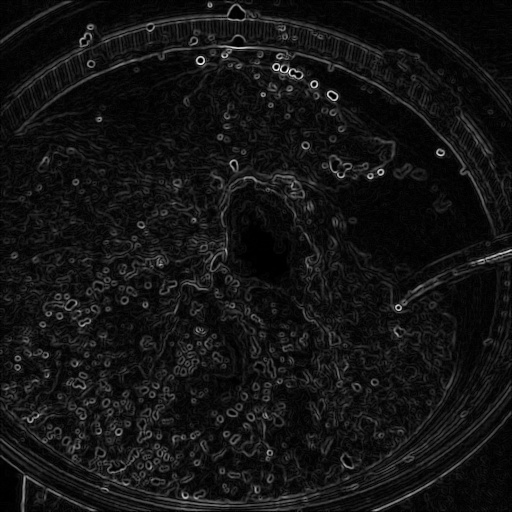
#> input picture output/mp/images/1004867.jpg, 512 x 512 px; its folder holds only this picture in this run
$ python benchmark.py   (older library calls are emulated)
#> lines starting #> are read from the running program, lines starting #| are printed output that depends on the picture
### utils.py
import cv2
import numpy as np
import os

# --- DATA LOADER SECTION ---

def get_image_paths(source_dir, limit=None):
    """
    Retrieves image file paths from the source directory.
    If the directory contains subdirectories (classes), it picks classes
    and collects images from them up to the limit.
    """
    valid_extensions = ('.jpg', '.jpeg', '.png')
    image_paths = []

    if not os.path.exists(source_dir):
        print(f"Warning: Source directory '{source_dir}' does not exist.")
        return []

    # Get list of subdirectories (classes)
    subdirs = [f.path for f in os.scandir(source_dir) if f.is_dir()]

    # If no subdirs, treat source_dir as flat directory
    if not subdirs:
        scan_dirs = [source_dir]
    else:
        # Sort to ensure deterministic selection
        subdirs.sort()
        scan_dirs = subdirs
        # print(f"Found {len(scan_dirs)} food classes, loading images...")

    count = 0
    #Scans the directory (and subfolders) to collect image paths up to a specified limit.
    for folder in scan_dirs:
        for entry in os.scandir(folder):
            if entry.is_file() and entry.name.lower().endswith(valid_extensions):
                image_paths.append(entry.path)
                count += 1
                if limit and count >= limit:
                    return image_paths

    return image_paths

def load_image(path):
    """Loads an image from disk."""
    try:
        img = cv2.imread(path)
        if img is None:
            # print(f"Warning: Failed to load image at {path}")
            pass
        return img
    except Exception as e:
        print(f"Error loading {path}: {e}")
        return None

# [9 lines left out: function save_image, not called in this run]

def apply_grayscale(image):
    """Filter 1: Grayscale Conversion"""
    if len(image.shape) == 2:
        return image
    return cv2.cvtColor(image, cv2.COLOR_BGR2GRAY)

def apply_gaussian_blur(image):
    """Filter 2: Gaussian Blur (3x3 kernel)"""
    return cv2.GaussianBlur(image, (3, 3), 0)

def apply_sobel_edge_detection(image):
    """Filter 3: Sobel Edge Detection"""
    if len(image.shape) == 3:
        gray = cv2.cvtColor(image, cv2.COLOR_BGR2GRAY)
    else:
        gray = image

    sobelx = cv2.Sobel(gray, cv2.CV_64F, 1, 0, ksize=3)
    sobely = cv2.Sobel(gray, cv2.CV_64F, 0, 1, ksize=3)
    magnitude = np.sqrt(sobelx**2 + sobely**2)
    return cv2.normalize(magnitude, None, 0, 255, cv2.NORM_MINMAX, dtype=cv2.CV_8U)

def apply_sharpening(image):
    """Filter 4: Image Sharpening (Stronger)"""
    kernel = np.array([[-1, -1, -1], [-1, 9, -1], [-1, -1, -1]])
    return cv2.filter2D(image, -1, kernel)

def adjust_brightness(image, value=60):
    """Filter 5: Brightness Adjustment (+60)"""
    if len(image.shape) == 2:
         return cv2.add(image, value)

    hsv = cv2.cvtColor(image, cv2.COLOR_BGR2HSV)
    h, s, v = cv2.split(hsv)
    lim = 255 - value
    v[v > lim] = 255
    v[v <= lim] += value
    final_hsv = cv2.merge((h, s, v))
    return cv2.cvtColor(final_hsv, cv2.COLOR_HSV2BGR)

def process_pipeline(image):
    """Applies the full chain of 5 filters."""
    if image is None:
        return None

    # Pipeline sequence
    img = apply_gaussian_blur(image)
    img = adjust_brightness(img)
    img = apply_sharpening(img)
    img = apply_grayscale(img)
    final_result = apply_sobel_edge_detection(img)

    return final_result

# --- WORKER TASK SECTION ---

def worker_task(task_args):
    """
    Top-level function for processing a single image.
    Args: task_args (tuple): (input_path, output_folder, save_flag)
    """
    try:
        input_path, output_folder, save_flag = task_args

        # 1. Load
        image = load_image(input_path)
        if image is None:
            return (False, f"Failed to load {input_path}")

        # 2. Process
        processed_image = process_pipeline(image)

        # 3. Save (if flag is True)
        if save_flag:
            filename = os.path.basename(input_path)
            output_path = os.path.join(output_folder, filename)
            save_image(processed_image, output_path)

        return (True, f"Processed {os.path.basename(input_path)}")

    except Exception as e:
        # print(f"Error processing {task_args[0]}: {e}")
        return (False, str(e))

### method_mp.py
import multiprocessing
import utils

def run_multiprocessing(task_list, num_cores):
    """
    Executes tasks using the multiprocessing module (Process Pool).

    Args:
        task_list (list): List of task_args tuples.
        num_cores (int): Number of worker processes.
    """
    results = []

    # Create a Pool of workers
    with multiprocessing.Pool(processes=num_cores) as pool:
        # Map the tasks to the workers
        results = pool.map(utils.worker_task, task_list)

    return results

### method_cf.py
import concurrent.futures
import utils

def run(task_list, num_cores, mode='thread'):
    """
    Executes tasks using the concurrent.futures module.

    Args:
        task_list (list): List of task_args tuples.
        num_cores (int): Number of workers.
        mode (str): 'thread' for ThreadPoolExecutor, 'process' for ProcessPoolExecutor.
    """
    results = []

    if mode == 'process':
        Executor = concurrent.futures.ProcessPoolExecutor
    else:
        Executor = concurrent.futures.ThreadPoolExecutor

    # Run with selected executor
    with Executor(max_workers=num_cores) as executor:
        results = list(executor.map(utils.worker_task, task_list))

    return results

### benchmark.py
import time
import csv
import multiprocessing
import os
import argparse
import numpy as np
import utils
import method_mp
import method_cf
import matplotlib.pyplot as plt
from collections import defaultdict

# [50 lines left out: function run_multiple_benchmarks, not called in this run]


def save_and_print_results(IMAGE_COUNT, WORKER_COUNTS, RUNS_PER_CONFIG, raw_results, avg_data, methods):
    """
    Save results to CSV and print detailed analysis tables.

    Args:
        IMAGE_COUNT: Number of images
        WORKER_COUNTS: List of worker counts
        RUNS_PER_CONFIG: Number of runs per configuration
        raw_results: Raw benchmark results
        avg_data: Averaged results
        methods: List of method names
    """
    # 4. SAVE CSV (Methods as Columns, Runs as Rows with Best Method)
    csv_path = "benchmark_results_averaged.csv"

    with open(csv_path, 'w', newline='') as f:
        # Build header
        header = ['Workers', 'Run'] + methods + ['Best_Method']

        writer = csv.DictWriter(f, fieldnames=header)
        writer.writeheader()

        # Write data rows
        for workers in sorted(WORKER_COUNTS):
            for run in range(1, RUNS_PER_CONFIG + 1):
                row = {'Workers': workers, 'Run': f'Run{run}'}

                # Collect times for this run and find best
                run_times = {}
                for method in methods:
                    times = raw_results[workers].get(method, [])
                    if run <= len(times):
                        time_val = times[run - 1]
                        row[method] = f"{time_val:.4f}"
                        run_times[method] = time_val
                    else:
                        row[method] = "N/A"
                        run_times[method] = float('inf')

                # Find best method (lowest time)
                best_method = min(run_times, key=run_times.get)
                row['Best_Method'] = best_method

                writer.writerow(row)

    print(f"Results saved to {csv_path}")

    # 5. PRINT DETAILED SUMMARY TABLE WITH SPEEDUP AND EFFICIENCY
    print("\n" + "="*100)
    print("DETAILED PERFORMANCE ANALYSIS: All Runs with Speedup & Efficiency")
    print("(Serial = 1 worker baseline for speedup/efficiency calculation)")
    print("="*100)
    print(f"{'Workers':<10} {'Run':<8} {'MP':<12} {'CF_Proc':<12} {'CF_Thread':<12} {'Best':<12} {'Speedup':<12} {'Efficiency':<12}")
    print("-"*100)

    for workers in sorted(WORKER_COUNTS):
        for run in range(1, RUNS_PER_CONFIG + 1):
            worker_label = "Serial" if workers == 1 else str(workers)
            row_str = f"{worker_label:<10} Run{run:<6} "

            # Collect times for this run
            run_times = {}
            for method in methods:
                times = raw_results[workers].get(method, [])
                if run <= len(times):
                    time_val = times[run - 1]
                    row_str += f"{time_val:<12.4f}"
                    run_times[method] = time_val
                else:
                    row_str += f"{'N/A':<12}"
                    run_times[method] = float('inf')

            # Find best method
            best_method = min(run_times, key=run_times.get)
            row_str += f"{best_method:<12}"

            # Calculate speedup and efficiency (using best method as reference at 1 worker)
            if workers == 1:
                speedup = 1.0
                efficiency = 100.0
            else:
                # Get baseline time (1 worker, same method)
                baseline_times = raw_results[1].get(best_method, [])
                if run <= len(baseline_times):
                    baseline = baseline_times[run - 1]
                    speedup = baseline / run_times[best_method] if run_times[best_method] > 0 else 0
                    efficiency = (speedup / workers) * 100
                else:
                    speedup = 0
                    efficiency = 0

            row_str += f"{speedup:<12.4f} {efficiency:<12.2f}%"
            print(row_str)

    print("="*100)


def run_benchmark_suite(IMAGE_COUNT, WORKER_COUNTS, RUNS_PER_CONFIG, ENABLE_MULTI_RUN, GENERATE_PLOTS):
#> called with IMAGE_COUNT = 50, RUNS_PER_CONFIG = 1, ENABLE_MULTI_RUN = False, GENERATE_PLOTS = True
    print("--- Starting Benchmark Suite ---")

    # 1. SETUP
    INPUT_DIR = os.path.join("food-101", "food-101", "images")

    # Load Max Images once
    print(f"Loading {IMAGE_COUNT} images from {INPUT_DIR}...")
    all_image_paths = utils.get_image_paths(INPUT_DIR, limit=IMAGE_COUNT)

    if len(all_image_paths) < IMAGE_COUNT:
        print(f"Warning: Only found {len(all_image_paths)} images. Adjusting limit.")
        IMAGE_COUNT = len(all_image_paths)

    # Slice paths
    current_paths = all_image_paths[:IMAGE_COUNT]
    tasks = [(p, "outputs", False) for p in current_paths]

    print(f"Configuration:")
    print(f"  Images:       {IMAGE_COUNT}")
    print(f"  Worker Counts: {WORKER_COUNTS}")
    print(f"  Runs/Config:  {RUNS_PER_CONFIG if ENABLE_MULTI_RUN else 'Single Run'}")
    print(f"  Multi-Run:    {'Enabled' if ENABLE_MULTI_RUN else 'Disabled'}")
    print(f"  Plots:        {'Enabled' if GENERATE_PLOTS else 'Disabled'}")
    print("-" * 60)

    # Data collection
    raw_results = defaultdict(lambda: defaultdict(list))
    avg_data = defaultdict(dict)
    methods = ['MP', 'CF_Proc', 'CF_Thread']

    # Execute benchmarks
    if ENABLE_MULTI_RUN:
        run_multiple_benchmarks(IMAGE_COUNT, WORKER_COUNTS, RUNS_PER_CONFIG, tasks, methods, raw_results, avg_data)
    else:
        print(f"Running benchmark on {IMAGE_COUNT} images ({RUNS_PER_CONFIG} run per config)...")
        print(f"\n{'Method':<12} | {'Workers':<10} | {'Run':<4} | {'Time (s)':<10}")
        print("-" * 50)
        for workers in WORKER_COUNTS:
            worker_label = "Serial" if workers == 1 else str(workers)
            run_idx = 1

            # A. Multiprocessing
            start = time.time()
            method_mp.run_multiprocessing(tasks, workers)
            duration = time.time() - start
            raw_results[workers]["MP"].append(duration)
            print(f"{'MP':<12} | {worker_label:<10} | {run_idx:<4} | {duration:<10.4f}")

            # B. CF Process
            start = time.time()
            method_cf.run(tasks, workers, mode='process')
            duration = time.time() - start
            raw_results[workers]["CF_Proc"].append(duration)
            print(f"{'CF_Proc':<12} | {worker_label:<10} | {run_idx:<4} | {duration:<10.4f}")

            # C. CF Thread
            start = time.time()
            method_cf.run(tasks, workers, mode='thread')
            duration = time.time() - start
            raw_results[workers]["CF_Thread"].append(duration)
            print(f"{'CF_Thread':<12} | {worker_label:<10} | {run_idx:<4} | {duration:<10.4f}")
#> this loop made 4 passes
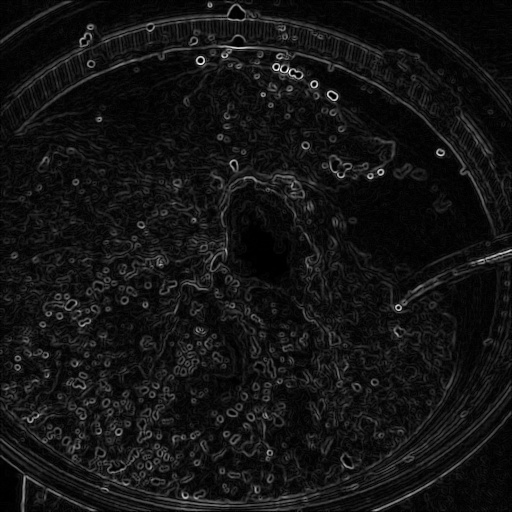
#> input picture output/mp/images/1004867.jpg, 512 x 512 px

        print("-" * 50)
        print(" Done!\n")

        # Calculate averages for single run mode too
        for workers, worker_methods in raw_results.items():
            for method, times in worker_methods.items():
                avg = sum(times) / len(times)
                avg_data[method][workers] = avg

    # Always save and print results (works for both multi-run and single-run)
    save_and_print_results(IMAGE_COUNT, WORKER_COUNTS, RUNS_PER_CONFIG, raw_results, avg_data, methods)

    # Generate plots if enabled (works for both single-run and multi-run modes)
    if GENERATE_PLOTS:
        print("\nGenerating 3 Analysis Plots...")
        output_dir = "plots"
        os.makedirs(output_dir, exist_ok=True)

        colors = {
            'MP': 'blue',
            'CF_Proc': 'orange',
            'CF_Thread': 'green'
        }

        labels = {
            'MP': 'Multiprocessing',
            'CF_Proc': 'CF (Process)',
            'CF_Thread': 'CF (Thread)'
        }

        # PLOT 1: Execution Time vs Workers (BAR CHART)
        plt.figure(figsize=(12, 7))
        x = np.arange(len(WORKER_COUNTS))
        width = 0.25

        for idx, method in enumerate(['MP', 'CF_Proc', 'CF_Thread']):
            workers_list = sorted(avg_data[method].keys())
            times_list = [avg_data[method][w] for w in workers_list]
            plt.bar(x + idx*width, times_list, width, label=labels[method], color=colors[method], alpha=0.8)

        plt.title(f'Execution Time vs Workers ({IMAGE_COUNT} Images)', fontsize=14, fontweight='bold')
        plt.xlabel('Number of Workers', fontsize=12)
        plt.ylabel('Average Execution Time (s)', fontsize=12)
        plt.xticks(x + width, [f'Serial' if w == 1 else str(w) for w in WORKER_COUNTS])
        plt.legend()
        plt.grid(True, alpha=0.3, axis='y')
        plt.tight_layout()
        plt.savefig(os.path.join(output_dir, "plot_time_vs_workers.png"), dpi=300)
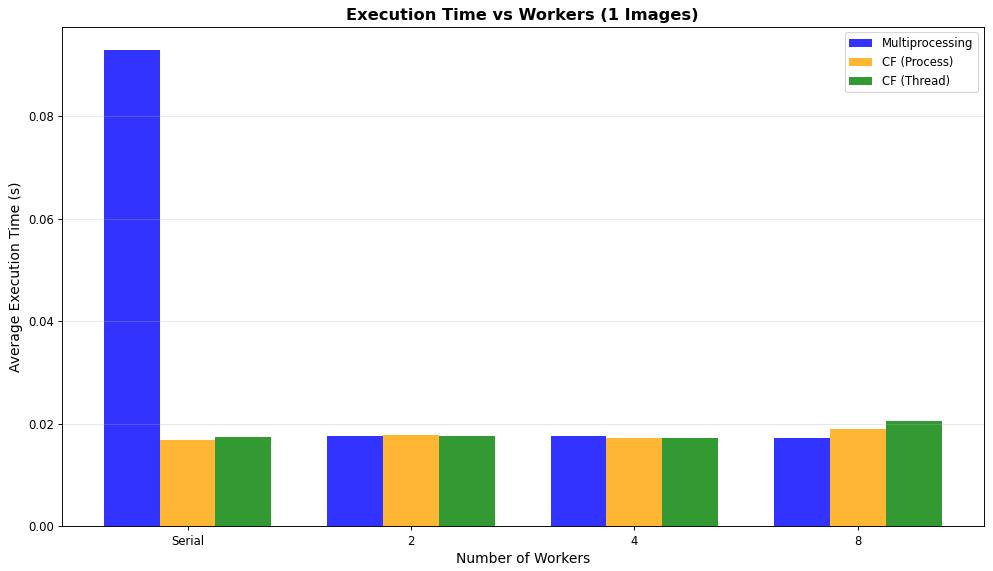
#> figure drawn by matplotlib, 1 panel; tallest bar 0.0928 high, from x = -0.125 to 0.125; tallest bar 0.019 high, from x = 3.12 to 3.38; tallest bar 0.0206 high, from x = 3.38 to 3.62
        print("  > Saved plots/plot_time_vs_workers.png")
        plt.close()

        # PLOT 2: Speedup vs Workers (LINE CHART - Enhanced)
        plt.figure(figsize=(12, 7))
        styles = {
            'MP': {'marker': 'o', 'linestyle': '-', 'markersize': 8},
            'CF_Proc': {'marker': '^', 'linestyle': '--', 'markersize': 8},
            'CF_Thread': {'marker': 's', 'linestyle': '-.', 'markersize': 8}
        }

        for method in ['MP', 'CF_Proc', 'CF_Thread']:
            workers_list = sorted(avg_data[method].keys())
            # T(1) is baseline
            t_1 = avg_data[method].get(1)
            if not t_1:
                continue

            speedups = [t_1 / avg_data[method][w] for w in workers_list]
            st = styles[method]
            plt.plot(workers_list, speedups, marker=st['marker'], linestyle=st['linestyle'],
                     label=labels[method], color=colors[method], linewidth=2.5, markersize=st['markersize'])

        # Ideal Line
        plt.plot([1, max(WORKER_COUNTS)], [1, max(WORKER_COUNTS)], 'k--', label='Ideal Linear', alpha=0.6, linewidth=2)

        plt.title(f'Speedup vs Workers ({IMAGE_COUNT} Images)', fontsize=14, fontweight='bold')
        plt.xlabel('Number of Workers', fontsize=12)
        plt.ylabel('Speedup Factor', fontsize=12)
        plt.legend(fontsize=11)
        plt.grid(True, alpha=0.3)
        plt.xticks(WORKER_COUNTS)
        plt.tight_layout()
        plt.savefig(os.path.join(output_dir, "plot_speedup.png"), dpi=300)
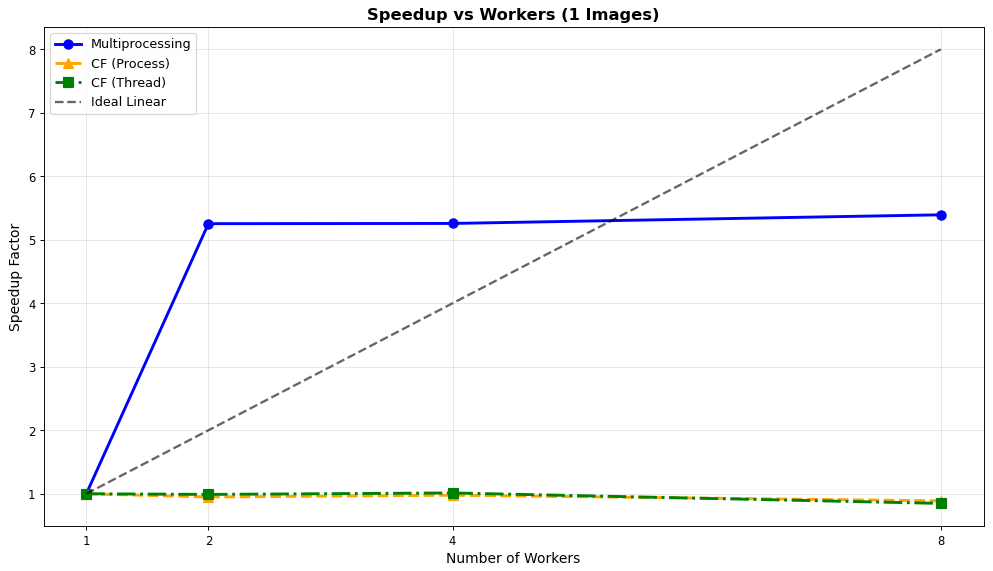
#> figure drawn by matplotlib, 1 panel
        print("  > Saved plots/plot_speedup.png")
        plt.close()

        # PLOT 3: Efficiency vs Workers (BAR CHART)
        plt.figure(figsize=(12, 7))
        x = np.arange(len(WORKER_COUNTS))
        width = 0.25

        for idx, method in enumerate(['MP', 'CF_Proc', 'CF_Thread']):
            workers_list = sorted(avg_data[method].keys())
            t_1 = avg_data[method].get(1)
            if not t_1:
                continue

            efficiencies = []
            for w in workers_list:
                speedup = t_1 / avg_data[method][w]
                eff = (speedup / w) * 100
                efficiencies.append(eff)

            plt.bar(x + idx*width, efficiencies, width, label=labels[method], color=colors[method], alpha=0.8)

        plt.axhline(y=100, color='k', linestyle='--', label='Ideal (100%)', alpha=0.6, linewidth=2)

        plt.title(f'Efficiency vs Workers ({IMAGE_COUNT} Images)', fontsize=14, fontweight='bold')
        plt.xlabel('Number of Workers', fontsize=12)
        plt.ylabel('Efficiency (%)', fontsize=12)
        plt.xticks(x + width, [f'Serial' if w == 1 else str(w) for w in WORKER_COUNTS])
        plt.legend()
        plt.grid(True, alpha=0.3, axis='y')
        plt.ylim(0, 120)
        plt.tight_layout()
        plt.savefig(os.path.join(output_dir, "plot_efficiency.png"), dpi=300)
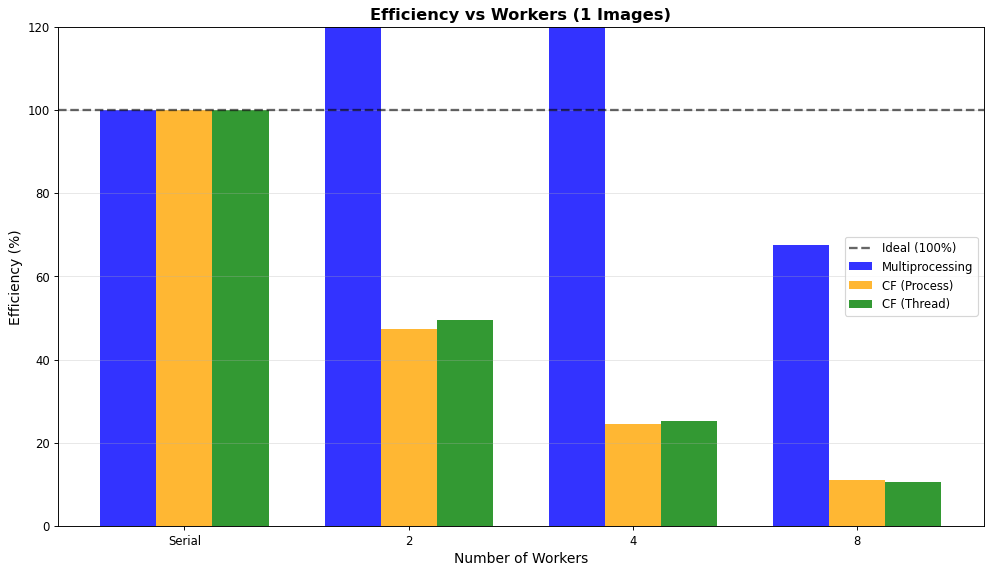
#> figure drawn by matplotlib, 1 panel; tallest bar 262.7 high, from x = 0.875 to 1.12; tallest bar 100 high, from x = 0.125 to 0.375; tallest bar 100 high, from x = 0.375 to 0.625
        plt.savefig(os.path.join(output_dir, "plot_efficiency.png"))
        print("  > Saved plots/plot_efficiency.png")
        plt.close()

        print("\n✓ Benchmark Complete!")


def parse_arguments():
    """Parse command line arguments for benchmark configuration."""
    parser = argparse.ArgumentParser(
        description='Parallel Image Processing Benchmark',
        formatter_class=argparse.RawDescriptionHelpFormatter,
        epilog="""
Examples:
  # Basic run with 100 images, 3 runs per config
  python benchmark.py --count 100 --runs 3 --multi-run

  # Single run benchmark with 50 images
  python benchmark.py --count 50

  # Test with custom worker counts
  python benchmark.py --count 200 --workers 1 2 4 8 16 --runs 3 --multi-run

  # Generate plots without multi-run
  python benchmark.py --count 100 --runs 1 --plots
        """
    )

    parser.add_argument(
        '--count',
        type=int,
        default=50,
        help='Number of images to process (default: 50)'
    )

    parser.add_argument(
        '--workers',
        type=int,
        nargs='+',
        default=[1, 2, 4, 8],
        help='Worker counts to test (default: 1 2 4 8)'
    )

    parser.add_argument(
        '--runs',
        type=int,
        default=1,
        help='Number of runs per configuration (default: 1)'
    )

    parser.add_argument(
        '--multi-run',
        action='store_true',
        default=False,
        help='Enable multiple runs and average calculation (default: False)'
    )

    parser.add_argument(
        '--plots',
        action='store_true',
        default=True,
        help='Generate performance plots (default: True)'
    )

    parser.add_argument(
        '--no-plots',
        action='store_true',
        default=False,
        help='Disable plot generation'
    )

    args = parser.parse_args()

    # Handle plot flag
    if args.no_plots:
        args.plots = False

    return args


if __name__ == "__main__":
    multiprocessing.freeze_support()

    # Parse command line arguments
    args = parse_arguments()

    # Run benchmark with parsed arguments
    run_benchmark_suite(
        IMAGE_COUNT=args.count,
        WORKER_COUNTS=args.workers,
        RUNS_PER_CONFIG=args.runs,
        ENABLE_MULTI_RUN=args.multi_run,
        GENERATE_PLOTS=args.plots
    )
